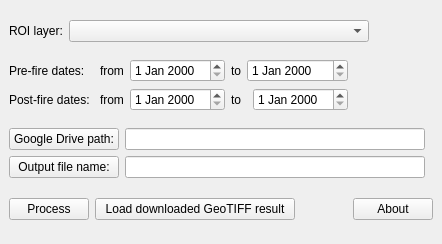
<?xml version="1.0" encoding="UTF-8"?>
<ui version="4.0">
 <class>ForestFireSeverityEstimationDockWidgetBase</class>
 <widget class="QDockWidget" name="ForestFireSeverityEstimationDockWidgetBase">
  <property name="geometry">
   <rect>
    <x>0</x>
    <y>0</y>
    <width>442</width>
    <height>244</height>
   </rect>
  </property>
  <property name="windowTitle">
   <string>Forest fire severity estimation using DNBR from Sentinel-2 and Earth Engine</string>
  </property>
  <widget class="QWidget" name="dockWidgetContents">
   <layout class="QGridLayout" name="gridLayout_3">
    <item row="0" column="0">
     <layout class="QHBoxLayout" name="horizontalLayout">
      <item>
       <widget class="QLabel" name="roiLayerLabel">
        <property name="text">
         <string>ROI layer:</string>
        </property>
       </widget>
      </item>
      <item>
       <widget class="QgsMapLayerComboBox" name="roiLayerComboBox">
        <property name="minimumSize">
         <size>
          <width>300</width>
          <height>0</height>
         </size>
        </property>
       </widget>
      </item>
      <item>
       <spacer name="horizontalSpacer_4">
        <property name="orientation">
         <enum>Qt::Horizontal</enum>
        </property>
        <property name="sizeHint" stdset="0">
         <size>
          <width>40</width>
          <height>20</height>
         </size>
        </property>
       </spacer>
      </item>
     </layout>
    </item>
    <item row="1" column="0">
     <layout class="QGridLayout" name="gridLayout">
      <item row="0" column="0">
       <widget class="QLabel" name="preFireDatesLabel">
        <property name="minimumSize">
         <size>
          <width>85</width>
          <height>0</height>
         </size>
        </property>
        <property name="text">
         <string>Pre-fire dates:</string>
        </property>
       </widget>
      </item>
      <item row="0" column="1">
       <widget class="QLabel" name="preFireDateFromLabel">
        <property name="text">
         <string>from</string>
        </property>
       </widget>
      </item>
      <item row="0" column="2">
       <widget class="QDateEdit" name="preFireInitialDateEdit"/>
      </item>
      <item row="0" column="3">
       <widget class="QLabel" name="preFireDateToLabel">
        <property name="text">
         <string>to</string>
        </property>
       </widget>
      </item>
      <item row="0" column="4" colspan="2">
       <widget class="QDateEdit" name="preFireFinalDateEdit"/>
      </item>
      <item row="0" column="6">
       <spacer name="horizontalSpacer">
        <property name="orientation">
         <enum>Qt::Horizontal</enum>
        </property>
        <property name="sizeHint" stdset="0">
         <size>
          <width>40</width>
          <height>20</height>
         </size>
        </property>
       </spacer>
      </item>
      <item row="1" column="0">
       <widget class="QLabel" name="postFireDatesLabel">
        <property name="minimumSize">
         <size>
          <width>85</width>
          <height>0</height>
         </size>
        </property>
        <property name="text">
         <string>Post-fire dates:</string>
        </property>
       </widget>
      </item>
      <item row="1" column="1">
       <widget class="QLabel" name="postFireDateFromLabel">
        <property name="text">
         <string>from</string>
        </property>
       </widget>
      </item>
      <item row="1" column="2">
       <widget class="QDateEdit" name="postFireInitialDateEdit"/>
      </item>
      <item row="1" column="3" colspan="2">
       <widget class="QLabel" name="postFireDateToLabel">
        <property name="maximumSize">
         <size>
          <width>12</width>
          <height>16777215</height>
         </size>
        </property>
        <property name="text">
         <string>to</string>
        </property>
       </widget>
      </item>
      <item row="1" column="5">
       <widget class="QDateEdit" name="postFireFinalDateEdit"/>
      </item>
      <item row="1" column="6">
       <spacer name="horizontalSpacer_2">
        <property name="orientation">
         <enum>Qt::Horizontal</enum>
        </property>
        <property name="sizeHint" stdset="0">
         <size>
          <width>40</width>
          <height>20</height>
         </size>
        </property>
       </spacer>
      </item>
     </layout>
    </item>
    <item row="2" column="0">
     <layout class="QGridLayout" name="gridLayout_2">
      <item row="0" column="0">
       <widget class="QPushButton" name="googleDrivePathPushButton">
        <property name="minimumSize">
         <size>
          <width>110</width>
          <height>0</height>
         </size>
        </property>
        <property name="maximumSize">
         <size>
          <width>110</width>
          <height>16777215</height>
         </size>
        </property>
        <property name="text">
         <string>Google Drive path:</string>
        </property>
       </widget>
      </item>
      <item row="0" column="1">
       <widget class="QLineEdit" name="googleDrivePathLineEdit">
        <property name="minimumSize">
         <size>
          <width>300</width>
          <height>0</height>
         </size>
        </property>
        <property name="maximumSize">
         <size>
          <width>400</width>
          <height>16777215</height>
         </size>
        </property>
        <property name="readOnly">
         <bool>true</bool>
        </property>
       </widget>
      </item>
      <item row="0" column="2">
       <spacer name="horizontalSpacer_6">
        <property name="orientation">
         <enum>Qt::Horizontal</enum>
        </property>
        <property name="sizeHint" stdset="0">
         <size>
          <width>40</width>
          <height>20</height>
         </size>
        </property>
       </spacer>
      </item>
      <item row="1" column="0">
       <widget class="QPushButton" name="outputFileNamePushButton">
        <property name="minimumSize">
         <size>
          <width>110</width>
          <height>0</height>
         </size>
        </property>
        <property name="maximumSize">
         <size>
          <width>110</width>
          <height>16777215</height>
         </size>
        </property>
        <property name="text">
         <string>Output file name:</string>
        </property>
       </widget>
      </item>
      <item row="1" column="1">
       <widget class="QLineEdit" name="outputFileNameLineEdit">
        <property name="minimumSize">
         <size>
          <width>300</width>
          <height>0</height>
         </size>
        </property>
        <property name="maximumSize">
         <size>
          <width>400</width>
          <height>16777215</height>
         </size>
        </property>
        <property name="readOnly">
         <bool>true</bool>
        </property>
       </widget>
      </item>
      <item row="1" column="2">
       <spacer name="horizontalSpacer_5">
        <property name="orientation">
         <enum>Qt::Horizontal</enum>
        </property>
        <property name="sizeHint" stdset="0">
         <size>
          <width>40</width>
          <height>20</height>
         </size>
        </property>
       </spacer>
      </item>
     </layout>
    </item>
    <item row="3" column="0">
     <layout class="QHBoxLayout" name="horizontalLayout_2">
      <item>
       <widget class="QPushButton" name="processPushButton">
        <property name="minimumSize">
         <size>
          <width>80</width>
          <height>0</height>
         </size>
        </property>
        <property name="maximumSize">
         <size>
          <width>80</width>
          <height>16777215</height>
         </size>
        </property>
        <property name="text">
         <string>Process</string>
        </property>
       </widget>
      </item>
      <item>
       <widget class="QPushButton" name="loadResultPushButton">
        <property name="minimumSize">
         <size>
          <width>200</width>
          <height>0</height>
         </size>
        </property>
        <property name="maximumSize">
         <size>
          <width>200</width>
          <height>16777215</height>
         </size>
        </property>
        <property name="text">
         <string>Load downloaded GeoTIFF result</string>
        </property>
       </widget>
      </item>
      <item>
       <spacer name="horizontalSpacer_3">
        <property name="orientation">
         <enum>Qt::Horizontal</enum>
        </property>
        <property name="sizeHint" stdset="0">
         <size>
          <width>68</width>
          <height>29</height>
         </size>
        </property>
       </spacer>
      </item>
      <item>
       <widget class="QPushButton" name="aboutPushButton">
        <property name="minimumSize">
         <size>
          <width>80</width>
          <height>0</height>
         </size>
        </property>
        <property name="maximumSize">
         <size>
          <width>80</width>
          <height>16777215</height>
         </size>
        </property>
        <property name="text">
         <string>About</string>
        </property>
       </widget>
      </item>
     </layout>
    </item>
   </layout>
  </widget>
 </widget>
 <customwidgets>
  <customwidget>
   <class>QgsMapLayerComboBox</class>
   <extends>QComboBox</extends>
   <header>qgsmaplayercombobox.h</header>
  </customwidget>
 </customwidgets>
 <resources/>
 <connections/>
</ui>
